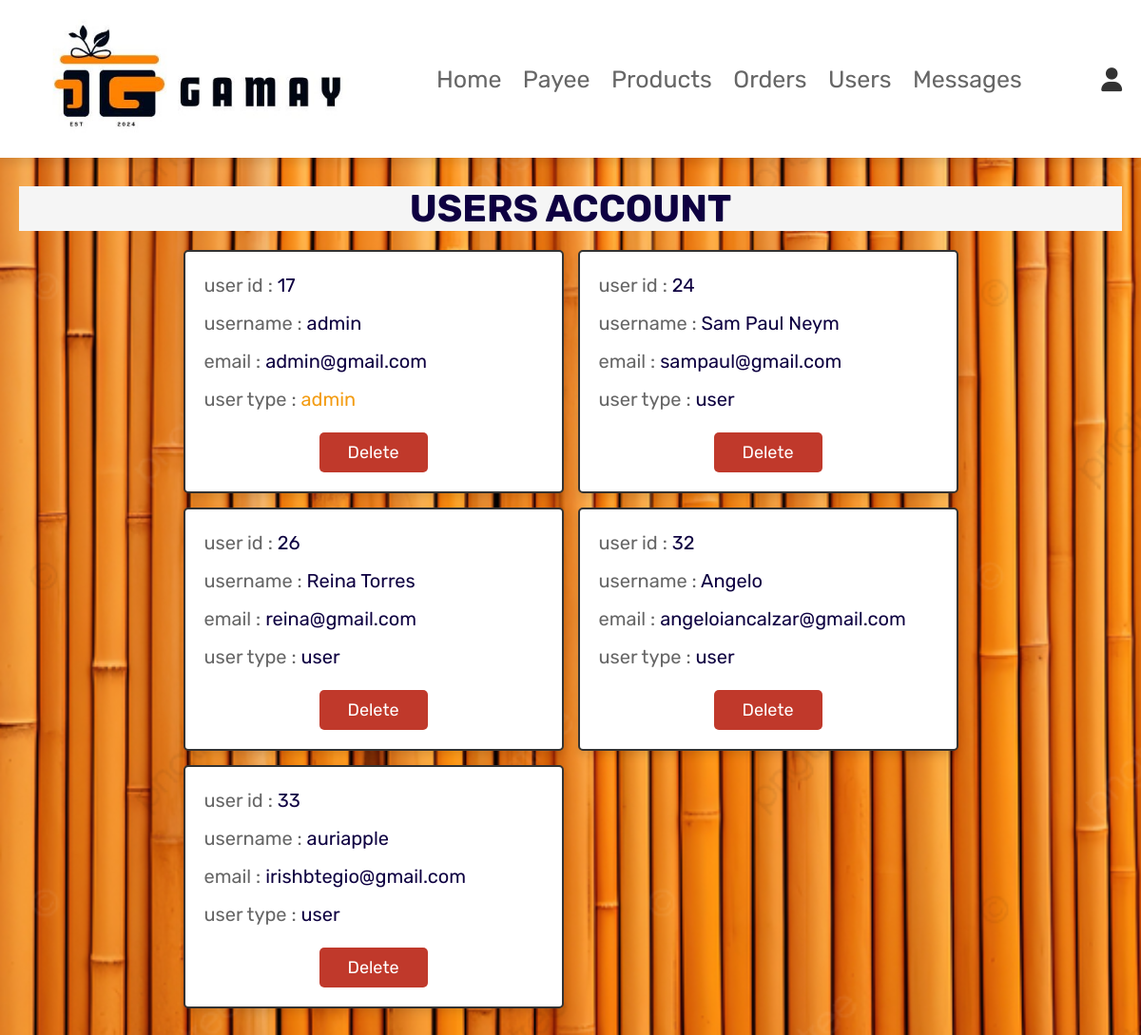
The page /admin_users.php (signed in) on the database its author committed.
### tables this page shows
CREATE TABLE `users` (
  `id` int(100) NOT NULL,
  `name` varchar(255) NOT NULL,
  `email` varchar(255) NOT NULL,
  `contact_number` varchar(11) NOT NULL,
  `flat` varchar(20) NOT NULL,
  `street` varchar(100) NOT NULL,
  `barangay` varchar(100) NOT NULL,
  `city` varchar(100) NOT NULL,
  `region` varchar(20) NOT NULL,
  `zip` varchar(20) NOT NULL,
  `password` varchar(255) NOT NULL,
  `user_type` varchar(20) NOT NULL DEFAULT 'user'
);

### admin_users.php (the view, shortened to what this page needs)
<?php
@include 'config.php';
?>
<!DOCTYPE html>
<html lang="en">
<head>
   <link rel="stylesheet" href="https://cdnjs.cloudflare.com/ajax/libs/font-awesome/6.0.0/css/all.min.css">
   <link rel="stylesheet" href="css/admin_new.css">
</head>
<body>
<?php @include 'admin_header.php'; ?>
<section class="users">
   <h1 class="title">users account</h1>
   <div class="box-container">
      <?php
         $select_users = mysqli_query($conn, "SELECT * FROM `users`") or die('query failed');
         if(mysqli_num_rows($select_users) > 0){
            while($fetch_users = mysqli_fetch_assoc($select_users)){
      ?>
      <div class="box">
         <p>user id : <span><?php echo $fetch_users['id']; ?></span></p>
         <p>username : <span><?php echo $fetch_users['name']; ?></span></p>
         <p>email : <span><?php echo $fetch_users['email']; ?></span></p>
         <p>user type : <span style="color:<?php if($fetch_users['user_type'] == 'admin'){ echo 'var(--orange)'; }; ?>"><?php echo $fetch_users['user_type']; ?></span></p>
         <a href="admin_users.php?delete=<?php echo $fetch_users['id']; ?>" onclick="return confirm('delete this user?');" class="delete-btn">delete</a>
      </div>
      <?php
         }
      }
      ?>
   </div>
</section>
</body>
</html>

### css/admin_new.css (style rules this page uses)
:root { --blue:#0e0041; --red:#c0392b; --orange:#f39c12; --black:#333; --white:#fff; --light-color:#666; --light-white:#ccc; --light-bg:#f5f5f5; --border:.2rem solid var(--black); --box-shadow:0 .5rem 1rem rgba(0,0,0,.1); }
* { font-family: 'Rubik', sans-serif; margin:0; padding:0; box-sizing: border-box; outline: none; border:none; text-decoration: none; transition:all .2s linear; }
html { font-size: 62.5%; overflow-x: hidden; scroll-behavior: smooth; scroll-padding-top: 6.5rem; }
body { background: var(--light-bg); background:url(../images/adminbg2.png) no-repeat; background-size: cover; background-position: center; background-blend-mode: lighten; }
section { padding:3rem 2rem; }
.title { text-align: center; background-color: var(--light-bg); margin-bottom: 2rem; color:var(--blue); text-transform: uppercase; font-size: 4rem; }
.btn, .delete-btn, .option-btn { display: inline-block; border-radius: .5rem; margin-top: 1rem; font-size: 1.8rem; color:var(--white); cursor: pointer; padding:1rem 3rem; text-transform: capitalize; }
.delete-btn { background-color: var(--red); }
.users .box-container { display: grid; grid-template-columns: repeat(auto-fit, 400px); gap:1.5rem; align-items: flex-start; max-width: 2000px; margin: 0 auto; justify-content: center; }
.users .box-container .box { padding:2rem; border: var(--border); background-color: var(--white); box-shadow: var(--box-shadow); border-radius: .5rem; text-align: center; }
.users .box-container .box p { font-size: 2rem; color:var(--light-color); margin-bottom: 1rem; line-height: 1.5; text-align: left; }
.users .box-container .box p span { color:var(--blue); }
.users .box-container .box .delete-btn { margin-top: .5; }

### rows shown on the page
users: id "17", name "admin", email "admin@gmail.com", user_type "admin"
users: id "24", name "Sam Paul Neym", email "sampaul@gmail.com", user_type "user"
users: id "26", name "Reina Torres", email "reina@gmail.com", user_type "user"
users: id "32", name "Angelo", email "angeloiancalzar@gmail.com", user_type "user"
users: id "33", name "auriapple", email "irishbtegio@gmail.com", user_type "user"
